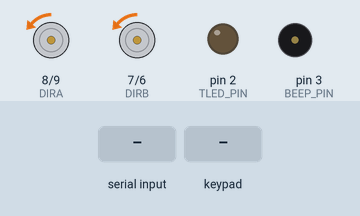
Simulated run of this sketch. Board: Arduino Uno, built with avr-gcc and run on an emulated ATmega328P. Shown: direction and speed pins drawn as motors (green arrow = direction pin HIGH = forward, orange = LOW = backward, longer = more drive), output pins drawn as LEDs (lit = HIGH), buzzer (waves = sounding). The test bench sets the inputs (shaded band). Pins used as bus, display or sensor lines are not drawn; what the sketch prints to the serial monitor is not drawn.

Above: at 1.7 s.
1.8 s: "90,45\n" received over Serial
At 2.2 s:
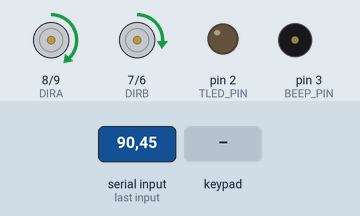
4.8 s: key 'U' pressed
At 5.02 s:
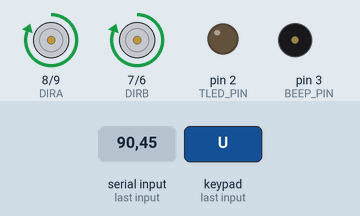
6.7 s: key 'D' pressed
At 6.94 s:
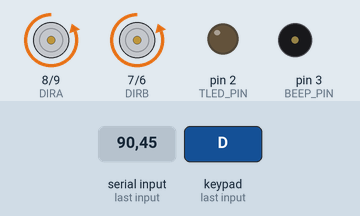
8.6 s: "30,150\n" received over Serial
At 9.6 s:
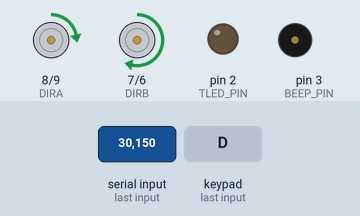
11.6 s: key 'T' pressed
At 13.4 s:
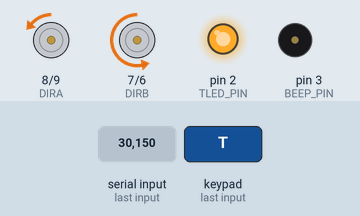
13.9 s: "0\n" received over Serial
At 15.2 s:
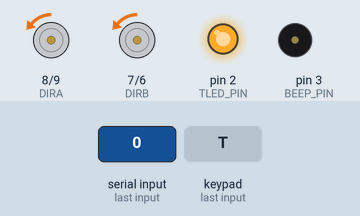
Timing chart, 0 to 16.9 s (numbered marks = the images above; inputs shaded):
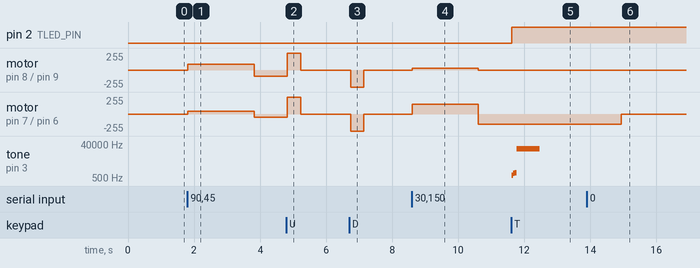

The sketch:

DoitCar_PS2_Elon.ino
```cpp
#include <PS2X_lib.h>  //for v1.6
/****************************IO引脚定义*****************************/
// Motor and devices pins
#define PWMA 9 //
#define DIRA 8 //
#define DIRB 7 //
#define PWMB 6 //
#define BEEP_PIN 3
#define TLED_PIN 2
#define Forward 0
#define Back 1
/*******************************************************************/
//Pins used for PS2 receiver：
#define PS2_DAT        13  //14
#define PS2_CMD        11  //15
#define PS2_SEL        10  //16
#define PS2_CLK        12  //17
/**********************************************************/

#define pressures   false
#define rumble      true
PS2X ps2x; //Create

#define BEEP_OFF   digitalWrite(BEEP_PIN, HIGH)
#define TLED_ON digitalWrite(TLED_PIN, HIGH);
#define TLED_OFF digitalWrite(TLED_PIN, LOW);
int left;
int right;
uint8_t MotorSpeed=0;// Motor speed
const int Pin_tone = 3; // номер порта зуммера
//частоты ноты
int frequences[3] = {  700, 900, 1000};
//длительность нот
int durations[3] = {  50, 50, 50};
//PS2
int error = 0;
byte type = 0;
byte vibrate = 0;
//电机控制
void hornSound()
{
  for (int i = 0; i <= 3; i++) { // Цикл от 0 до количества нот
    tone(Pin_tone, frequences[i]); // Включаем звук, определенной частоты
    delay(durations[i]);  // Дауза для заданой ноты
    noTone(Pin_tone); // Останавливаем звук
    BEEP_OFF;
    }
}
void reportVoltage()
{
  float batVoltage;    // Battery voltage value
  String stringVoltage;// Battery voltage
  batVoltage = 2*analogRead(A1) * (5.0 / 1023.0);
  stringVoltage = String("Voltage = ");
  stringVoltage += batVoltage;
  stringVoltage += " V";
  Serial.println(stringVoltage);// print out the value you read:
}
void LeftMotorControl(uint8_t LMSpeed,uint8_t dir)
{
  if(dir == 0)
  {
    digitalWrite(DIRA,HIGH);
  }
  else
  {
    digitalWrite(DIRA,LOW);
  }
  analogWrite(PWMA,LMSpeed);
 }

void RightMotorControl(uint8_t RMSpeed,uint8_t dir)
{
  if(dir == 0)
  {
    digitalWrite(DIRB,HIGH);
  }
  else
  {
    digitalWrite(DIRB,LOW);
  }
  analogWrite(PWMB,RMSpeed);
}

void (* resetFunc) (void) = 0;

void check_PS2()
{
  error = ps2x.config_gamepad(PS2_CLK, PS2_CMD, PS2_SEL, PS2_DAT, pressures, rumble);
  if(error == 0)
  {
    Serial.print(F("Found Controller, configured successful "));//Found Controller，
  }
  /*
  else if(error == 1)//www.billporter.info
    Serial.println(F("No controller found!"));
  else if(error == 2)//www.billporter.info
    Serial.println(F("Controller found but not accepting commands. "));
  else if(error == 3)
    Serial.println(F("Controller not support  Pressures mode."));
    */
  type = ps2x.readType();
  switch(type)
  {
    case 0:
      Serial.println(F("Unknown Controller type found "));//发现未知控制器类型
      break;
    case 1:
      Serial.println(F("DualShock Controller found "));//发现DualShock控制器////////////////////////////
      break;
    case 2:
      Serial.println(F("GuitarHero Controller found "));//guitarhero控制器发现
      break;
    case 3:
      Serial.println(F("Wireless Sony DualShock Controller found "));//DualShock
      break;
   }
}

void PS2_Control()
{
  if(error == 1)
  {
    resetFunc();
  }
  else
  { //DualShock
    ps2x.read_gamepad(false, vibrate);


    if (ps2x.NewButtonState())
    {

      if(ps2x.Button(PSB_TRIANGLE))// △
      {
        TLED_ON;
        hornSound();
      }
    }
    if(ps2x.NewButtonState(PSB_CROSS)) // X
    {
      TLED_OFF;
      reportVoltage();
    }
      /*
      if(ps2x.Analog(PSS_LX)>127)
      {
        MotorSpeed = map(ps2x.Analog(PSS_LX),127,255,0,255);
        Drive_Status=MANUAL_DRIVE;
        Drive_Num=GO_RIGHT;
      }
      if(ps2x.Analog(PSS_LX)<127)
      {
        MotorSpeed = map(ps2x.Analog(PSS_LX),127,0,0,255);
        Drive_Status=MANUAL_DRIVE;
        Drive_Num=GO_LEFT;
      }*/
    if(ps2x.Button(PSB_PAD_UP))//
    {
      MotorSpeed = 255;
      LeftMotorControl(MotorSpeed,Forward);
      RightMotorControl(MotorSpeed,Forward);
    }
    else if(ps2x.Button(PSB_PAD_DOWN))//
    {
      MotorSpeed = 255;
      LeftMotorControl(MotorSpeed,Back);
      RightMotorControl(MotorSpeed,Back);
    }
    else
    {
      if(ps2x.Analog(PSS_LY)>127)
      {
        MotorSpeed = map(ps2x.Analog(PSS_LY),127,255,0,255);
        LeftMotorControl(MotorSpeed,Back);
      }
      if(ps2x.Analog(PSS_LY)<127)
      {
        MotorSpeed = map(ps2x.Analog(PSS_LY),127,0,0,255);
        LeftMotorControl(MotorSpeed,Forward);
      }

      if(ps2x.Analog(PSS_RY)>127)
      {
        MotorSpeed = map(ps2x.Analog(PSS_RY),127,255,0,255);
        RightMotorControl(MotorSpeed,Back);
      }

      if(ps2x.Analog(PSS_RY)<127)
      {
        MotorSpeed = map(ps2x.Analog(PSS_RY),127,0,0,255);
        RightMotorControl(MotorSpeed,Forward);
      }
    }
  }
  delay(50);
}

void GPIO_init()
{
  //Motor shield inputs
  pinMode(PWMA, OUTPUT);
  pinMode(DIRA, OUTPUT);
  pinMode(PWMB, OUTPUT);
  pinMode(DIRB, OUTPUT);

  pinMode(TLED_PIN, OUTPUT);
}
/**********************************************************************************************/
void setup()
{
  Serial.begin(9600);
  GPIO_init();
  delay(500);
  check_PS2();
  TLED_OFF;
}
void loop()
{
  PS2_Control();
}
/***********************************************************************************************/
void serialEvent() {
  while (Serial.available()) {
    // get the new byte:
    //char inChar = (char)Serial.read();
    left = Serial.parseInt();
    right = Serial.parseInt();
    LeftMotorControl(left,Forward);
    RightMotorControl(right,Forward);
    // add it to the inputString:
    //inputString += inChar;
    // if the incoming character is a newline, set a flag so the main loop can
    // do something about it:

  }
}
```

Measured:
- after the input at 1.8 s, motor on pin 8 (DIRA) / pin 9 (PWMA): backward 1/255 → forward 90/255 at once, → backward 90/255 2.0 s later; motor on pin 7 (DIRB) / pin 6 (PWMB): backward 1/255 → forward 45/255 at once, → backward 45/255 2.0 s later
- after the input at 4.8 s, motor on pin 8 (DIRA) / pin 9 (PWMA): backward 90/255 → forward 255/255 at once, → backward 1/255 0.40 s later; motor on pin 7 (DIRB) / pin 6 (PWMB): backward 45/255 → forward 255/255 at once, → backward 1/255 0.40 s later
- after the input at 6.7 s, motor on pin 8 (DIRA) / pin 9 (PWMA), motor on pin 7 (DIRB) / pin 6 (PWMB): backward 1/255 → backward 255/255 at once, → backward 1/255 0.40 s later
- after the input at 8.6 s, motor on pin 8 (DIRA) / pin 9 (PWMA): backward 1/255 → forward 30/255 at once, → backward 1/255 2.0 s later; motor on pin 7 (DIRB) / pin 6 (PWMB): backward 1/255 → forward 150/255 at once, → backward 150/255 2.0 s later
- after the input at 11.6 s, pin 2 (TLED_PIN): LOW → HIGH at once; tone on pin 3 (BEEP_PIN): plays 700 Hz for 0.05 s, 900 Hz for 0.05 s, 1000 Hz for 0.05 s, 22017 Hz for 0.70 s, starting at once
- after the input at 13.9 s, motor on pin 7 (DIRB) / pin 6 (PWMB): backward 150/255 → backward 1/255 after 1.0 s
